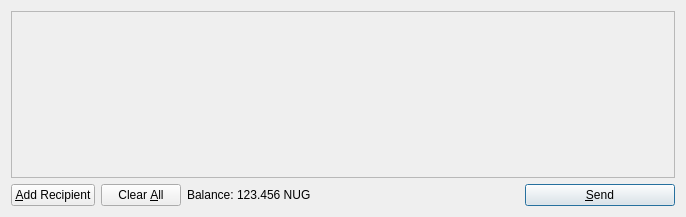
<?xml version="1.0" encoding="UTF-8"?>
<ui version="4.0">
 <class>SendCoinsDialog</class>
 <widget class="QDialog" name="SendCoinsDialog">
  <property name="geometry">
   <rect>
    <x>0</x>
    <y>0</y>
    <width>686</width>
    <height>217</height>
   </rect>
  </property>
  <property name="windowTitle">
   <string>Send Coins</string>
  </property>
  <layout class="QVBoxLayout" name="verticalLayout">
   <item>
    <widget class="QScrollArea" name="scrollArea">
     <property name="widgetResizable">
      <bool>true</bool>
     </property>
     <widget class="QWidget" name="scrollAreaWidgetContents">
      <property name="geometry">
       <rect>
        <x>0</x>
        <y>0</y>
        <width>666</width>
        <height>165</height>
       </rect>
      </property>
      <layout class="QVBoxLayout" name="verticalLayout_2">
       <property name="margin">
        <number>0</number>
       </property>
       <item>
        <layout class="QVBoxLayout" name="entries">
         <property name="spacing">
          <number>6</number>
         </property>
        </layout>
       </item>
       <item>
        <spacer name="verticalSpacer">
         <property name="orientation">
          <enum>Qt::Vertical</enum>
         </property>
         <property name="sizeHint" stdset="0">
          <size>
           <width>20</width>
           <height>40</height>
          </size>
         </property>
        </spacer>
       </item>
      </layout>
     </widget>
    </widget>
   </item>
   <item>
    <layout class="QHBoxLayout" name="horizontalLayout">
     <item>
      <widget class="QPushButton" name="addButton">
       <property name="toolTip">
        <string>Send to multiple recipients at once</string>
       </property>
       <property name="text">
        <string>&amp;Add Recipient</string>
       </property>
       <property name="icon">
        <iconset resource="../bitcoin.qrc">
         <normaloff>:/icons/add</normaloff>:/icons/add</iconset>
       </property>
       <property name="autoDefault">
        <bool>false</bool>
       </property>
      </widget>
     </item>
     <item>
      <widget class="QPushButton" name="clearButton">
       <property name="sizePolicy">
        <sizepolicy hsizetype="Minimum" vsizetype="Fixed">
         <horstretch>0</horstretch>
         <verstretch>0</verstretch>
        </sizepolicy>
       </property>
       <property name="toolTip">
        <string>Remove all transaction fields</string>
       </property>
       <property name="text">
        <string>Clear &amp;All</string>
       </property>
       <property name="icon">
        <iconset resource="../bitcoin.qrc">
         <normaloff>:/icons/remove</normaloff>:/icons/remove</iconset>
       </property>
       <property name="autoRepeatDelay">
        <number>300</number>
       </property>
       <property name="autoDefault">
        <bool>false</bool>
       </property>
      </widget>
     </item>
     <item>
      <layout class="QHBoxLayout" name="horizontalLayout_2">
       <property name="spacing">
        <number>3</number>
       </property>
       <item>
        <widget class="QLabel" name="label">
         <property name="text">
          <string>Balance:</string>
         </property>
        </widget>
       </item>
       <item>
        <widget class="QLabel" name="labelBalance">
         <property name="cursor">
          <cursorShape>IBeamCursor</cursorShape>
         </property>
         <property name="text">
          <string>123.456 NUG</string>
         </property>
         <property name="textInteractionFlags">
          <set>Qt::LinksAccessibleByMouse|Qt::TextSelectableByKeyboard|Qt::TextSelectableByMouse</set>
         </property>
        </widget>
       </item>
      </layout>
     </item>
     <item>
      <spacer name="horizontalSpacer">
       <property name="orientation">
        <enum>Qt::Horizontal</enum>
       </property>
       <property name="sizeHint" stdset="0">
        <size>
         <width>40</width>
         <height>20</height>
        </size>
       </property>
      </spacer>
     </item>
     <item>
      <widget class="QPushButton" name="sendButton">
       <property name="minimumSize">
        <size>
         <width>150</width>
         <height>0</height>
        </size>
       </property>
       <property name="toolTip">
        <string>Confirm the send action</string>
       </property>
       <property name="text">
        <string>&amp;Send</string>
       </property>
       <property name="icon">
        <iconset resource="../bitcoin.qrc">
         <normaloff>:/icons/send</normaloff>:/icons/send</iconset>
       </property>
       <property name="default">
        <bool>true</bool>
       </property>
      </widget>
     </item>
    </layout>
   </item>
  </layout>
 </widget>
 <resources>
  <include location="../bitcoin.qrc"/>
 </resources>
 <connections/>
</ui>
